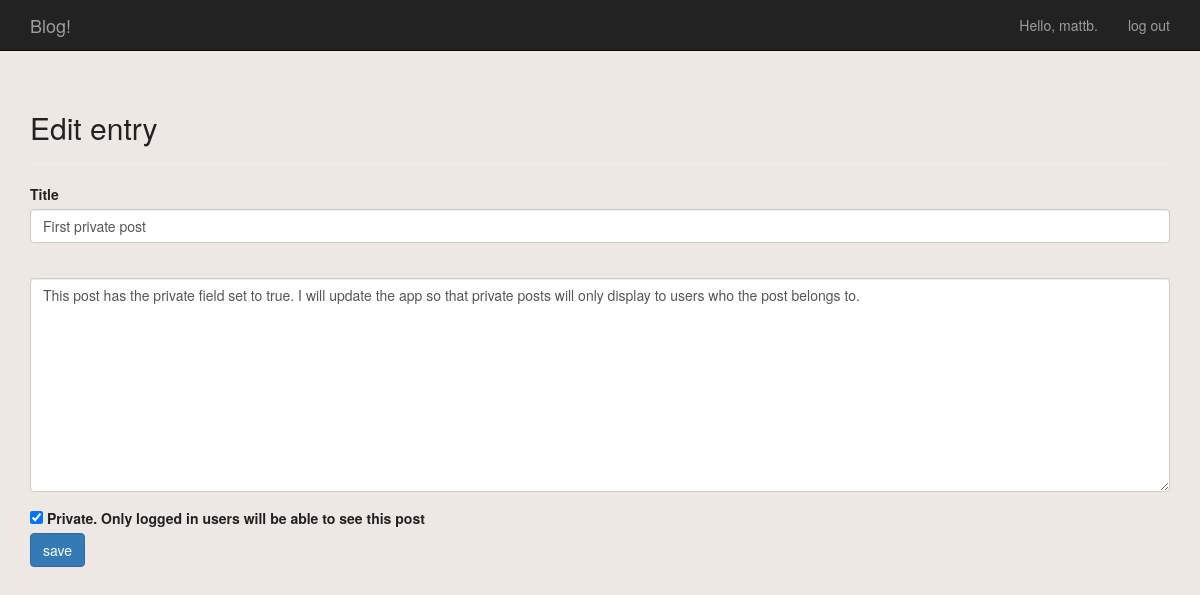
The page /edit_post/7 (signed in) on the database as committed earlier.
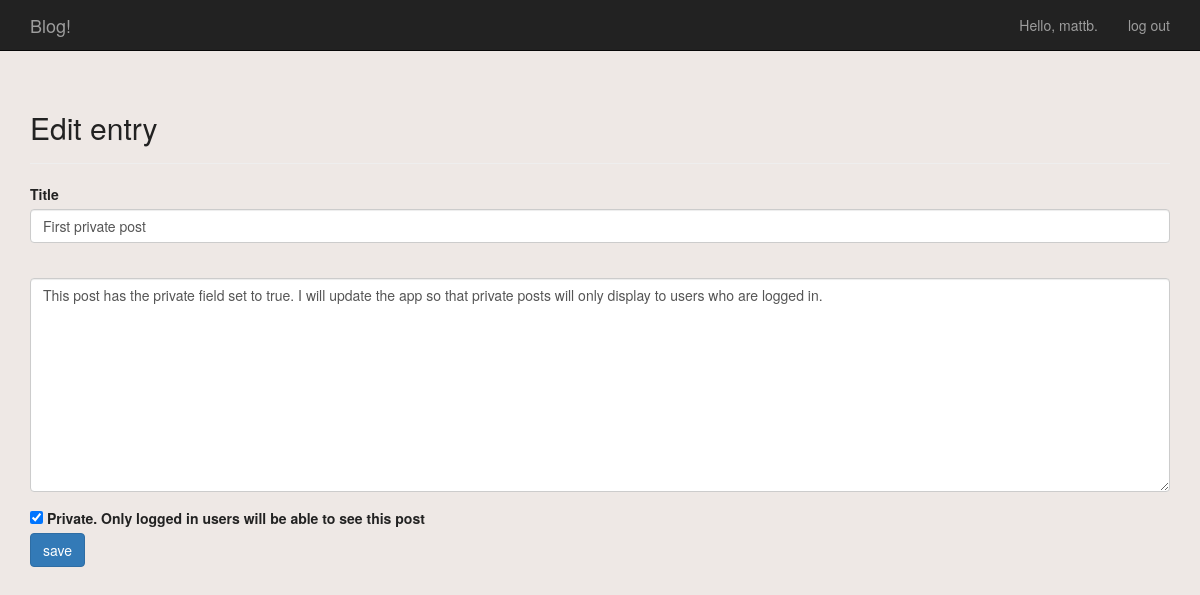
The same page on the database as committed later.
### blog/models.py (models this page shows, shortened)
class Post(models.Model):
	title = models.CharField(max_length=255)
	content = models.TextField()
	posted_on = models.DateTimeField(auto_now_add=True)
	author = models.ForeignKey(User, on_delete=models.CASCADE)
	private = models.BooleanField(default=False)

### blog/views.py (the view)
# urls.py: path('edit_post/<post_id>', views.edit_post, name='edit_post'),
@login_required
def edit_post(request, post_id):
	post = Post.objects.get(id=post_id)
	check_owner(request, post)
	if request.method != 'POST':
		form = PostForm(instance=post)
	else:
		form = PostForm(instance=post, data=request.POST)
		if form.is_valid():
			form.save()
			return HttpResponseRedirect(reverse('blog:index'))
	context = {'post': post, 'form': form}
	return render(request, 'blog/edit_post.html', context)

### blog/forms.py
class PostForm(forms.ModelForm):
	class Meta:
		model = Post
		fields = ['title', 'content', 'private']
		labels = {
			'title': 'Title',
			'content': '',
			'private': 'Private. Only logged in users will be able to see this post',
			}
		widgets = {
			'content': forms.Textarea(attrs={'cols': 80}),
			}

### blog/views.py (called while the page is built)
def check_owner(request, written_thing):
	if written_thing.author != request.user:
		raise Http404

### blog/templates/blog/edit_post.html (shortened to what this page needs)
{% extends 'blog/base.html' %}
{% load bootstrap3 %}
{% block header %}
  <h2>Edit entry</h2>
{% endblock header %}
{% block content %}
  <form action="{% url 'blog:edit_post' post.id %}" method='post' class="form">
    {% bootstrap_form form %}
    {% buttons %}
      <button name="submit" class="btn btn-primary">save</button>
    {% endbuttons %}
  </form>
{% endblock content %}

Rows that differ between the two databases and show on the page:
changed Post "First private post": content "This post has the private field set to true. I will update the app so that private posts will only display to users who the post belongs to." → "This post has the private field set to true. I will update the app so that private posts will only display to users who are logged in."
